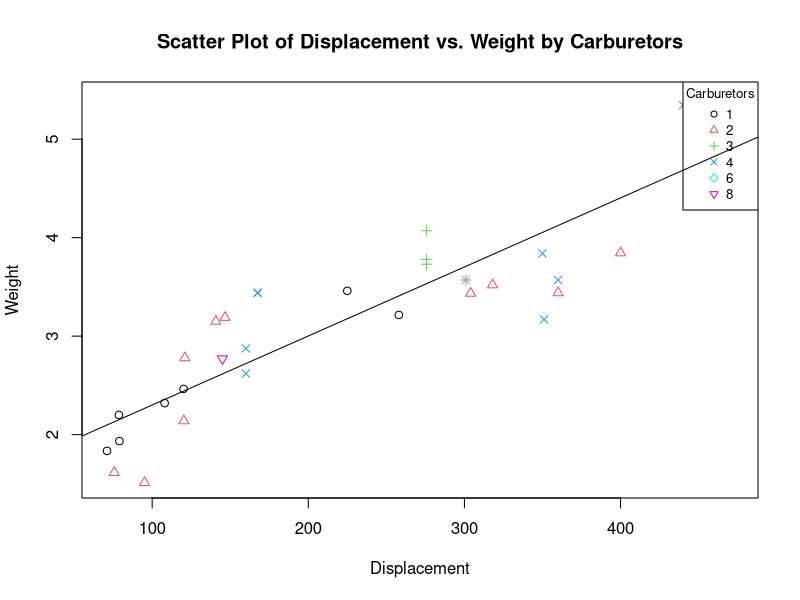

The R script that drew this image:
plot(mtcars$disp, mtcars$wt, 
     col = mtcars$carb,  
     pch = mtcars$carb,  
     main = "Scatter Plot of Displacement vs. Weight by Carburetors",
     xlab = "Displacement",
     ylab = "Weight")


legend("topright", legend = levels(factor(mtcars$carb)), title = "Carburetors", col = 1:6, pch = 1:6, cex = 0.8)

abline(lm(wt ~ disp, data = mtcars), col = "black")
